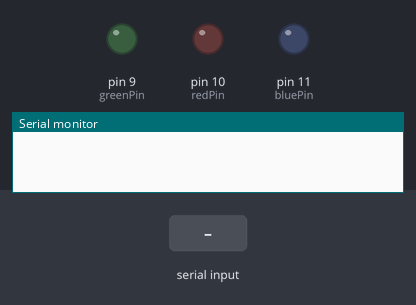
A sketch run on a simulated Arduino Uno, built with avr-gcc and run on an emulated ATmega328P. Shown: output pins drawn as LEDs (lit = HIGH), the last lines printed to the serial monitor. Inputs (shaded band) come from the test bench.

Above: at 1.2 s.
1.3 s: "r" received over Serial
At 4.2 s:
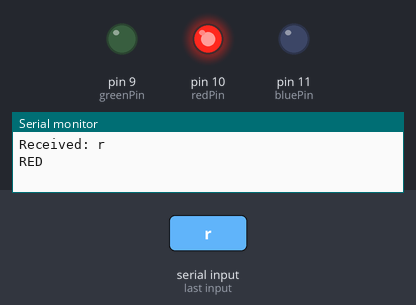
4.3 s: "j" received over Serial
7.3 s: "g" received over Serial
At 10.7 s:
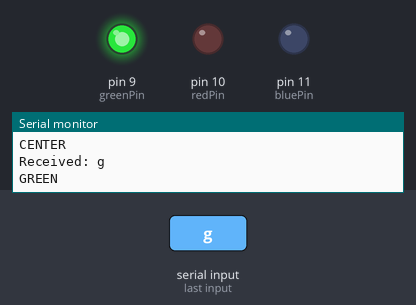
Timing chart, 0 to 16.3 s (numbered marks = the images above; inputs shaded):
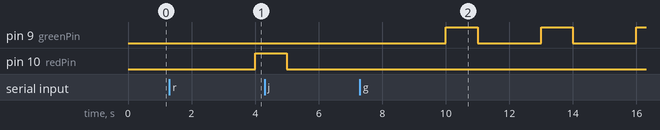

Measured:
- after the input at 1.3 s, pin 10 (redPin): LOW → HIGH after 2.7 s
- after the input at 7.3 s, pin 9 (greenPin): alternates HIGH for 1.0 s and LOW for 2.0 s, starting after 2.7 s

The sketch:

AnalogLab.ino
```cpp
int redPin = 10;
int greenPin = 9;
int bluePin = 11;

int xAxis = A0;
int yAxis = A1;

int lightSensor = A2;

String input;
char selector;

void setup() {
  // put your setup code here, to run once:
  Serial.begin(9600);
  pinMode(redPin, OUTPUT);
  pinMode(greenPin, OUTPUT);
  pinMode(bluePin, OUTPUT);

  pinMode(xAxis, INPUT); //center is (504, 517), min X is 0, max X is 1023
  pinMode(yAxis, INPUT); // min Y is 0, max Y is 1023

  pinMode(lightSensor, INPUT); //0 to 1023, with 0 being dark and 1023 being bright
  //this sensor is broken
}

void loop() {


  if (Serial.available())
  {
    input = Serial.readString();
    selector = input[0];
    Serial.print("Received: ");
    Serial.println(input);
  }

  switch(selector)
  {
    case 'j':
      //joystick code
      joyStickFunction();
      break;
    case 'L':
      //lightsensor code
      lightSensorFunction();
      break;
    case 'r':
      //LED red
      LEDFunction('r', input[1]);
      break;
    case 'g':
      //LED green
      LEDFunction('g', input[1]);
      break;
    case 'b':
      //LED blue
      LEDFunction('b', input[1]);
      break;
    default:
      break;
  }

  delay(1000);
}

void joyStickFunction()
{
  int xValue, yValue;

  xValue = analogRead(xAxis);
  yValue = analogRead(yAxis);


  if (xValue > 760)
  {
    if (yValue > 770)
    {
      Serial.println("UPPER-LEFT");
    }
    else if (yValue < 259)
    {
      Serial.println("LOWER-LEFT");
    }
    else
    {
      Serial.println("LEFT");
    }
  }
  else if (xValue < 252)
  {
    if (yValue > 770)
    {
      Serial.println("UPPER-RIGHT");
    }
    else if (yValue < 259)
    {
      Serial.println("LOWER-RIGHT");
    }
    else
    {
      Serial.println("RIGHT");
    }
  }
  else
  {
    if (yValue > 770)
    {
      Serial.println("UP");
    }
    else if (yValue < 259)
    {
      Serial.println("DOWN");
    }
    else
    {
      Serial.println("CENTER");
    }
  }
}

void lightSensorFunction()
{
  int lightValue;
  float value;
  lightValue = analogRead(lightSensor);
  value = (lightValue / 1023) * 100;
  // int result = (lightValue * 100)/ 1023; //Why does this not work
  Serial.print(value);
  Serial.println("%");
}

void LEDFunction(char color, char brightness)
{
  int analogLED;
  if (brightness == '1')
  {
    analogLED = 10;
  }
  else if (brightness == '2')
  {
    analogLED = 100;
  }
  else
  {
    analogLED = 255;
  }

  switch(color)
  {
    case 'r':
      delay(1000);
      analogWrite(redPin, analogLED);
      Serial.println("RED");
      delay(1000);
      analogWrite(redPin, LOW);
      break;
    case 'g':
      delay(1000);
      analogWrite(greenPin, analogLED);
      Serial.println("GREEN");
      delay(1000);
      analogWrite(greenPin, LOW);
      break;
    case 'b':
      delay(1000);
      analogWrite(bluePin, analogLED);
      Serial.println("BLUE");
      delay(1000);
      analogWrite(bluePin, LOW);
      break;
    default:
      delay(1000);
      analogWrite(redPin, analogLED);
      Serial.println("RED");
      delay(1000);
      analogWrite(redPin, LOW);
      break;
  }
}
```
